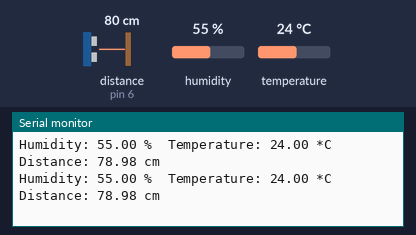
The sketch below on a simulated Arduino Nano, built with avr-gcc and run on an emulated ATmega328P. Parts: the last lines printed to the serial monitor. Wiring (inferred from the names in the program): ultrasonic range finder: trigger pin 7; echo pin 6. The test bench sets the inputs (shaded band); at power-on: distance to the obstacle (sensor on pin 6) 80 cm, humidity 55 %, temperature 24 °C. The echo pulse lasts 58.3 µs per cm.

Above: at 4.8 s.
4.9 s: distance to the obstacle (sensor on pin 6) set to 2 cm
At 7.1 s:
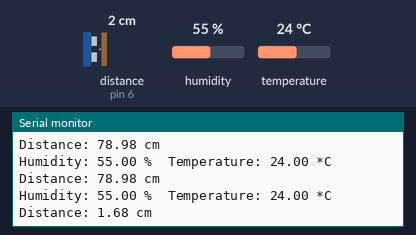
7.9 s: humidity set to 22 %
At 9.5 s:
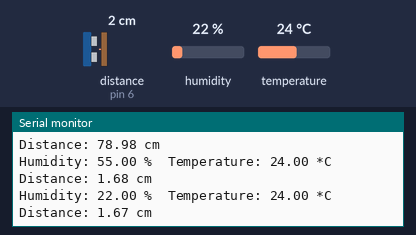
10.9 s: temperature set to 12 °C
At 13.3 s:
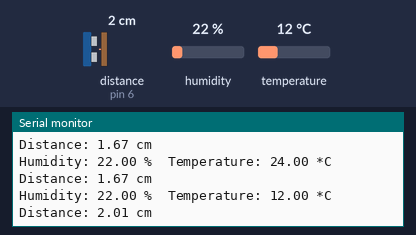
13.9 s: distance to the obstacle (sensor on pin 6) set to 250 cm
At 15.7 s:
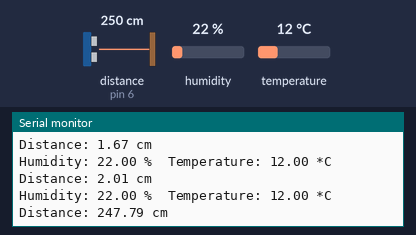
20.3 s: humidity set to 40 %
At 21.1 s:
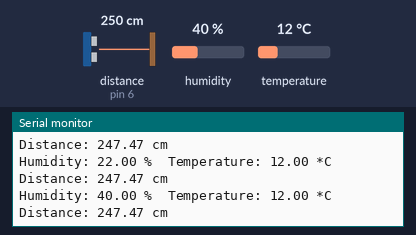
Timing chart, 0 to 23.3 s (numbered marks = the images above; inputs shaded):
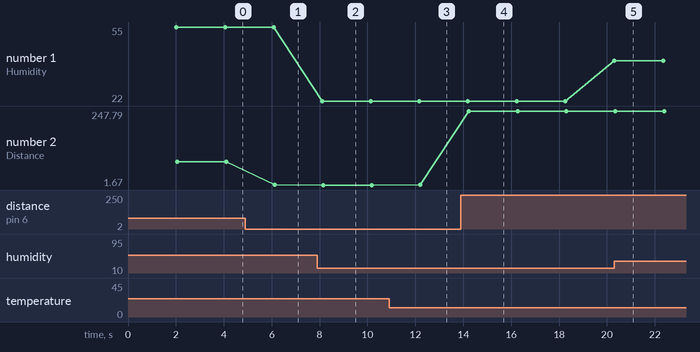

Measured:
- after the input at 4.9 s, the serial monitor: prints a new line after 1.2 s (image 1)
- after the input at 7.9 s, the serial monitor: prints a new line after 0.21 s (image 2)
- after the input at 10.9 s, the serial monitor: prints a new line after 1.3 s (image 3)
- after the input at 13.9 s, the serial monitor: prints a new line after 0.33 s (image 4)
- after the input at 20.3 s, the serial monitor: prints a new line at once (image 5)
- plotted number 1: 55 → 22 after the input at 7.9 s, 22 → 40 after the input at 20.3 s
- plotted number 2: 78.98 → 1.68 after the input at 4.9 s, 1.67 → 2.01 after the input at 10.9 s, 2.01 → 247.47 after the input at 13.9 s

The sketch:

dhtnano.ino
```cpp
#include <DHT.h>

#define DHTPIN 2     //  dữ liệu của DHT11 nối với chân số 2 của Arduino Nano
#define DHTTYPE DHT11   // Loại cảm biến là DHT11
#define TRIG 7
#define ECHO 6
DHT dht(DHTPIN, DHTTYPE);

void setup() {
  Serial.begin(9600); // Khởi tạo Serial với baud rate 9600
  dht.begin();        // Khởi tạo cảm biến DHT11
  pinMode(TRIG,OUTPUT);
  pinMode(ECHO,INPUT);
}

void loop() {
  delay(2000);        // Đợi 2 giây (DHT11 yêu cầu ít nhất 1 giây giữa các lần đọc)

  float humidity = dht.readHumidity();    // Đọc độ ẩm
  float temperature = dht.readTemperature(); // Đọc nhiệt độ (đơn vị Celsius)

  // Kiểm tra xem dữ liệu có hợp lệ không
  if (isnan(humidity) || isnan(temperature)) {
    Serial.println("Failed to read from DHT11 sensor!");
    return;
  }

  // In dữ liệu ra Serial Monitor
  Serial.print("Humidity: ");
  Serial.print(humidity);
  Serial.print(" %\t");
  Serial.print("Temperature: ");
  Serial.print(temperature);
  Serial.println(" *C");
  long duration;
  float distance;
  digitalWrite(TRIG, LOW);  // Đặt Trig LOW để "làm sạch" tín hiệu trước khi phát
delayMicroseconds(2);        // Đợi 2 microseconds để đảm bảo Trig ổn định ở LOW

digitalWrite(TRIG, HIGH); // Kích hoạt Trig HIGH để phát xung siêu âm
delayMicroseconds(10);       // Giữ HIGH trong 10 microseconds (thời gian chuẩn để phát sóng)
digitalWrite(TRIG, LOW);  // Đặt lại Trig LOW để kết thúc phát

// Đọc thời gian phản hồi từ Echo
duration = pulseIn(ECHO, HIGH);  // Đo thời gian chân Echo ở HIGH (từ khi nhận sóng đến khi hết)

// Tính khoảng cách
distance = duration * 0.034 / 2;  // Công thức: (thời gian * tốc độ âm thanh) / 2

// In kết quả
Serial.print("Distance: ");
Serial.print(distance);
Serial.println(" cm");
}
```
